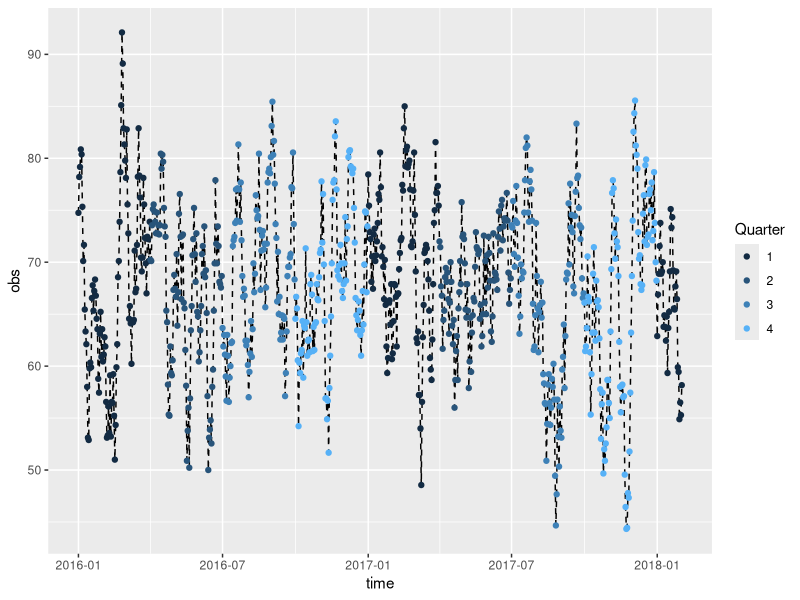

Here is the R script that generated this plot:
## ---- chunk 1
knitr::opts_chunk$set(echo = TRUE, warning = F, message = F)
## ---- chunk 2
library(ggplot2)
library(dplyr)
library(lubridate)

# Sample data
df <- data_frame(time = seq(as.Date("2016-01-01"), as.Date("2018-02-01"), 1), 
                 obs  = sample(25:110, 763, replace = T)) %>% 
       mutate(n       = 1:n(),
              quarter = quarter(time))

 df <- df %>% 
         rowwise() %>%
         mutate(obs = mean(df$obs[max(0, n - 5):(n + 3)], na.rm = T))   

ggplot(df, aes(time, obs)) + geom_line(linetype = "dashed") +
  geom_point(aes(color = quarter)) + guides(color = guide_legend(title = "Quarter"))


## Finding changepoints (ex. before & after monitor calibration)  

## ---- chunk 3

## ---- chunk 4

